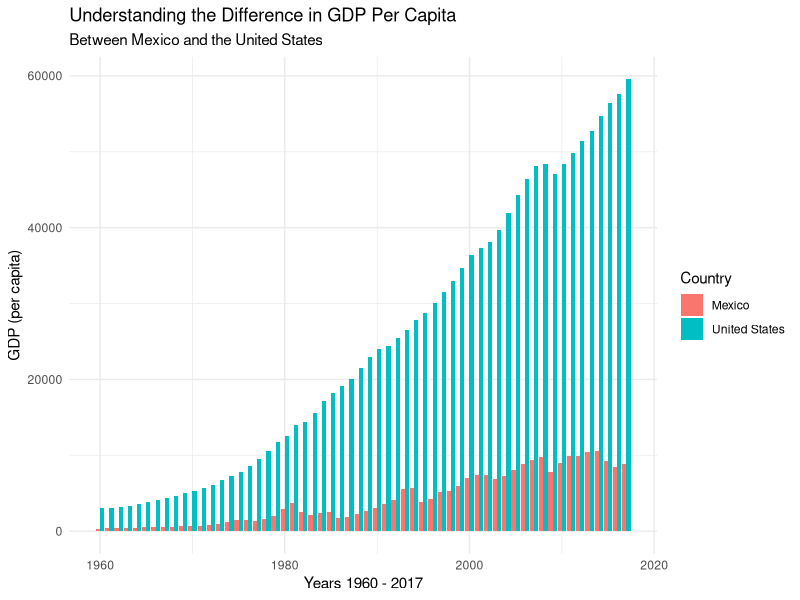

Write R code to recreate this figure.
## ---- chunk 1
library(tidyverse)
## ---- chunk 2
gdp <- read.csv("gdp.csv")
## ---- chunk 3
gdp <- gdp %>%
  mutate(year_group = case_when(
    Year >= 1960 & Year < 1970 ~ "1960s",
    Year >= 1970 & Year < 1980 ~ "1970s",
    Year >= 1980 & Year < 1990 ~ "1980s",
    Year >= 1990 & Year < 2000 ~ "1990s",
    Year >= 2000 & Year < 2010 ~ "2000s",
    Year >= 2010 & Year < 2017 ~ "2010s",
  )) 
## ---- chunk 4
only_mex <- gdp %>%
  select(Mexico, Year, year_group) %>%
  mutate(mex_or_nah = "Mexico",
         toget = Mexico) %>%
  select(toget, Year, year_group, mex_or_nah)

only_us <- gdp %>%
  select(United.States, Year, year_group) %>%
  mutate(mex_or_nah = "United States",
         toget = United.States) %>%
  select(toget, Year, year_group, mex_or_nah)

us_and_mex <- rbind(only_us, only_mex)
## ---- chunk 5
ggplot(us_and_mex, mapping = aes(x = Year, y = toget, fill = mex_or_nah)) +
  geom_bar(stat = "identity", position = position_dodge()) +
  theme_minimal() +
  labs(title = "Understanding the Difference in GDP Per Capita",
       subtitle = "Between Mexico and the United States",
       x = "Years 1960 - 2017",
       y = "GDP (per capita)",
       fill = "Country")
## ---- chunk 6
mexico <- read.csv("mexico_data.csv")
